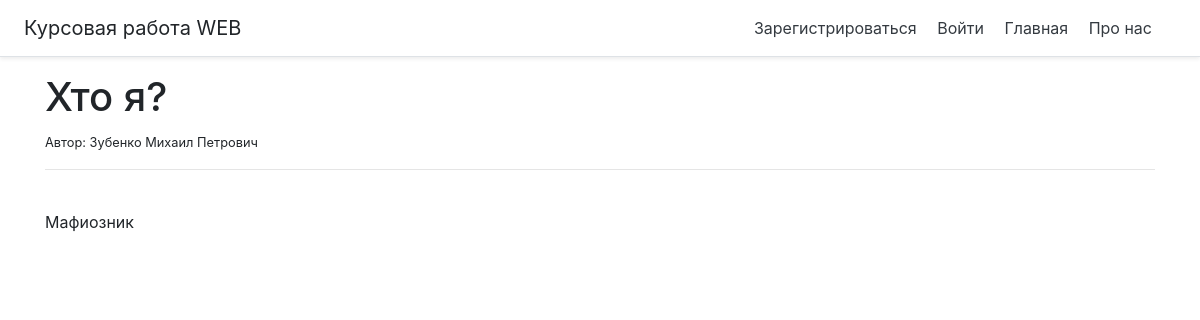
Page /details/1 on the earlier database version.
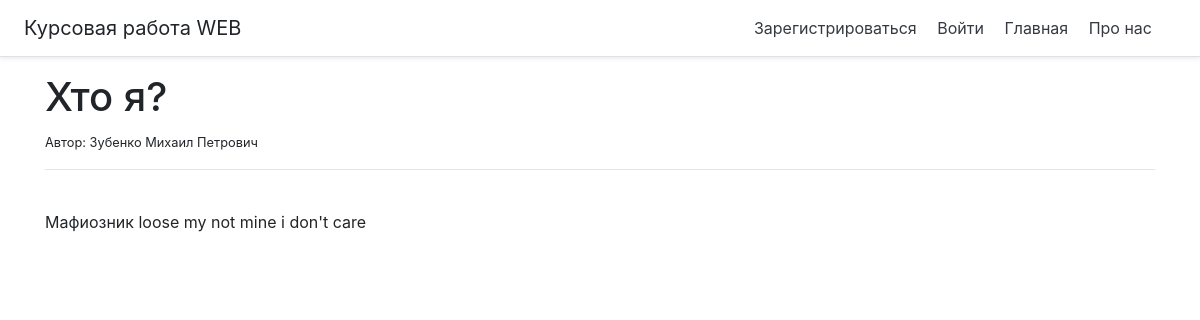
Same page on the later database version.
### main/models.py (models this page shows, shortened)
class Podcast(models.Model):
    title = models.CharField('Название', max_length=50)
    descript = models.TextField('Описание')
    author = models.TextField('Автор', max_length=50, default='Неизвестен')
    category = models.ForeignKey(Category, null=True, on_delete=models.CASCADE)
    post_date = models.DateField(null=True, auto_now_add=True)
    file = models.FileField(blank=True)
    duration = models.FloatField(default=0)
    image = models.ImageField(upload_to='podcasts', blank=True)
    listened = models.IntegerField(default=0)
    likes = models.IntegerField(default=0)
    class Meta:
        verbose_name = 'Подкаст'
        verbose_name_plural = 'Подкасты'

### main/views.py (the view)
# urls.py: path('details/<int:pk>', views.detail_view.as_view(), name='details'),
class detail_view(DetailView):
    model = Podcast
    template_name = 'main/details.html'

### main/templates/main/details.html (shortened to what this page needs)
{% extends 'main/base.html' %}
{% block content %}
    <h1>{{podcast.title}}</h1>
    <small>Автор: {{podcast.author}}</small><br/>
    <hr>
    <br/> {{podcast.descript}}
{% endblock %}

Differences in the rows shown:
changed Podcast "Хто я?": descript "Мафиозник" → "Мафиозник loose my not mine i don't care"
